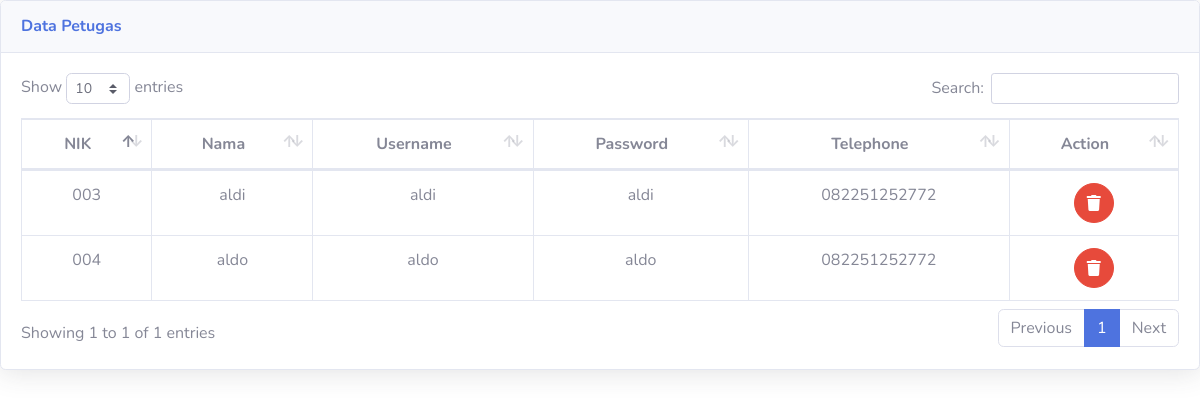
The page /admin/lihat_masyarakat.php on the database its author committed.
### tables this page shows
CREATE TABLE `masyarakat` (
  `nik` varchar(16) NOT NULL,
  `nama` varchar(35) NOT NULL,
  `username` varchar(25) NOT NULL,
  `password` varchar(225) NOT NULL,
  `telp` varchar(13) NOT NULL
);

### admin/lihat_masyarakat.php (the view, shortened to what this page needs)
<!DOCTYPE html>
<html lang="en">
<head>
  <link href="../vendor/fontawesome-free/css/all.min.css" rel="stylesheet" type="text/css">
  <link href="../css/sb-admin-2.min.css" rel="stylesheet">
  <link href="../vendor/datatables/dataTables.bootstrap4.min.css" rel="stylesheet">
</head>
<body id="page-top">
          <div class="card shadow mb-4">
            <div class="card-header py-3">
              <h6 class="m-0 font-weight-bold text-primary">Data Petugas</h6>
            </div>
            <div class="card-body">
              <div class="table-responsive">
                <table class="table table-bordered" id="dataTable" width="100%" cellspacing="0">
                  <thead>
                    <tr align="center">
                      <th>NIK</th>
                      <th>Nama</th>
                      <th>Username</th>
                      <th>Password</th>
                      <th>Telephone</th>
                      <th>Action</th>
                    </tr>
                  </thead>
                  <?php
                  include '../koneksi.php';
                  $sql = ("select * from masyarakat");
                  $ee = mysqli_query($koneksi,$sql);
                  while($data = mysqli_fetch_array($ee)){
                  ?>
                  <tbody>
                    <tr align="center">
                      <td><?= $data['nik']; ?></td>
                      <td><?= $data['nama']; ?></td>
                      <td><?= $data['username']; ?></td>
                      <td><?= $data['password']; ?></td>
                      <td><?= $data['telp']; ?></td>
                      <td>
                        <a href="delete_masyarakat.php?id=<?= $data['nik']; ?>" class="btn btn-danger btn-circle"
                          onclick="return confirm('Yakin Mau Hapus ?')" >
                          <i class="fa fa-trash"></i>
                        </a>
                      </td>
                    </tr>
                  </tbody>
                <?php } ?>
                </table>
              </div>
            </div>
          </div>
</body>
</html>

### rows shown on the page
masyarakat: nik "003", nama "aldi", username "aldi", password "aldi", telp "082251252772"
masyarakat: nik "004", nama "aldo", username "aldo", password "aldo", telp "082251252772"
